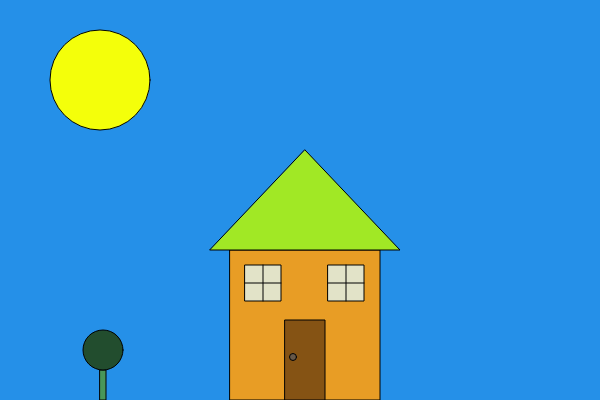
Frame 1 (no input)
Frame 60 (no input): identical to frame 1, image omitted
Frame 120 (the mouse pressed at the canvas centre since frame 60): identical to frame 1, image omitted

The p5.js sketch that drew this single still picture (run headless with seeded random() and noise() and a simulated clock; from frame 60 on, the mouse is pressed at the canvas centre):

// p5.js sketch
// ── sketch.js
function setup(){
    createCanvas(600,400);
}

function draw(){
    background(37, 144, 232);

    //base
    fill(232, 157, 37);
    square(230,250,150);

    //techo
    fill(161, 232, 37);
    triangle(210,250,400,250,305,150);

    //puerta
    fill(133, 83, 20);
    rect(285,320, 40,80);

    //Pomo de puerta
    fill(102, 88, 73);
    circle(293,357,7);

    //Sol
    fill(244, 255, 10);
    circle(100,80,100);

    //Ventanas
    fill(226, 227, 200);
    square(245,265,36);

    fill(226, 227, 200);
    square(328,265,36);

    line(263,265,263,301);
    line(245,283,281,283);

    line(263+83,265,263+83,301);
    line(245+83,283,364,283);

    fill(72, 150, 89);
    rect(100,370,6,30);

    fill(34, 77, 46);
    circle(103,350,40);


}
